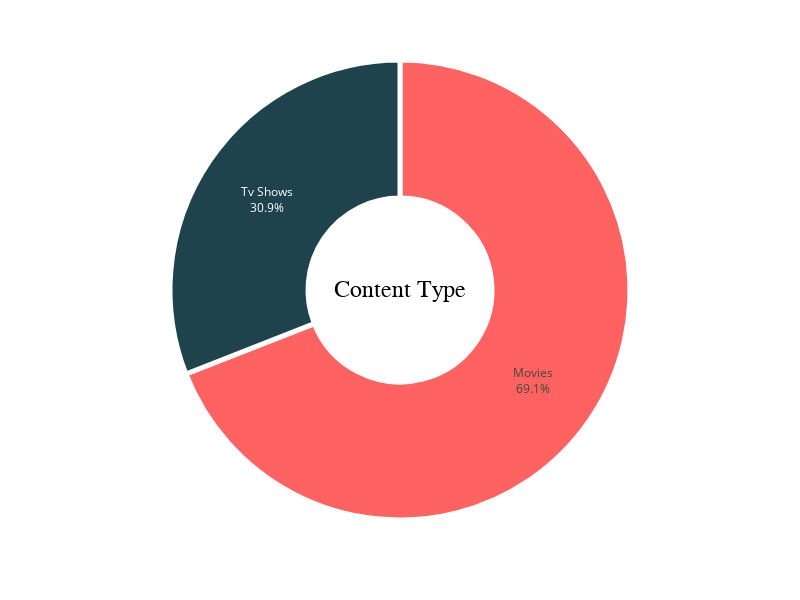

The notebook cell this image was saved under:
### Code cell
label= ["Movies","Tv Shows"]
fig = px.pie(labels=label,values=df['type'].value_counts(), names = label,width = 800, height = 600)
fig.update_traces(textposition = 'inside', 
                  textinfo = 'percent + label', 
                  hole = 0.4, 
                  marker = dict(colors = ['#ff6361','#1e434c','#ffa600'], line = dict(color = 'white', width = 5)))

fig.update_layout(annotations = [dict(text = 'Content Type', 
                                      x = 0.5, y = 0.5, font_size = 24, showarrow = False, 
                                      font_family = 'monospace',
                                      font_color = 'black')],
                  showlegend = False)

### Figure 1 — Plotly figure (JSON) as saved in the notebook; plotly's stock layout.template omitted (floating-point values rounded to 4 significant figures)
{"data": [{"domain": {"x": [0, 1], "y": [0, 1]}, "hole": 0.4, "hovertemplate": "label=%{label}<br>value=%{value}<extra></extra>", "labels": ["Movies", "Tv Shows"], "legendgroup": "", "marker": {"colors": ["#ff6361", "#1e434c", "#ffa600"], "line": {"color": "white", "width": 5}}, "name": "", "showlegend": true, "textinfo": "percent+label", "textposition": "inside", "type": "pie", "values": [5377, 2410]}], "layout": {"annotations": [{"font": {"color": "black", "family": "monospace", "size": 24}, "showarrow": false, "text": "Content Type", "x": 0.5, "y": 0.5}], "height": 600, "legend": {"tracegroupgap": 0}, "margin": {"t": 60}, "showlegend": false, "width": 800}}
